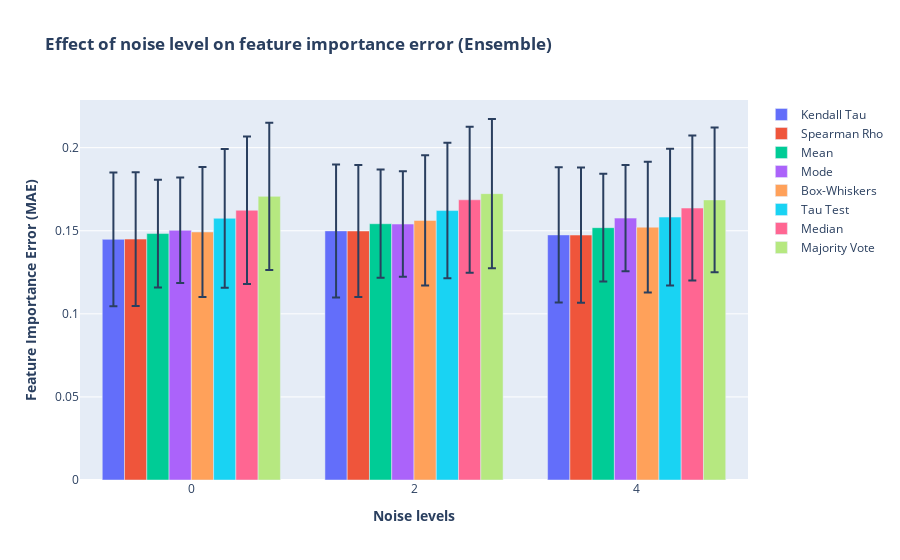

The notebook cell this image was saved under:
### Code cell
# Create figure with secondary y-axis
noise = ['0', '2', '4']
fig = make_subplots(specs=[[{"secondary_y": False}]])
# Add traces
def figure_add_traces(x, y, name, err):
    for i in range(len(name)):
        fig.add_trace(
            go.Bar(x=x, y=y[i], name=name[i], offsetgroup= f"{i}",
                   error_y=dict(type='data', array=err[i]),showlegend=True), secondary_y=False
        )

    
y = [kendall_noise_mean, spearman_noise_mean, mean_noise_mean, mode_noise_mean, box_noise_mean, tau_noise_mean,
     median_noise_mean, maj_noise_mean]

err = [kendall_noise_std, spearman_noise_std, mean_noise_std, mode_noise_std, box_noise_std, tau_noise_std,
       median_noise_std, maj_noise_std]
name = ["Kendall Tau", "Spearman Rho", "Mean", "Mode", "Box-Whiskers", 'Tau Test', 'Median','Majority Vote']

figure_add_traces(noise, y, name, err)


# Add figure title
fig.update_layout(
    title_text="<b>Effect of noise level on feature importance error (Ensemble)</b>",
    barmode='group'
)
# fig.update_traces(texttemplate='%{text:.2s}', textposition='outside')
# fig.update_layout(uniformtext_minsize=8, uniformtext_mode='hide')


# Set x-axis title
fig.update_xaxes(title_text="<b>Noise levels</b>")

# Set y-axes titles
fig.update_yaxes(title_text="<b>Feature Importance Error (MAE)</b>", secondary_y=False)
#fig.update_yaxes(title_text="<b>SHAP Error</b>", secondary_y=True)


fig.show()

### Figure 1 — Plotly figure (JSON) as saved in the notebook; plotly's stock layout.template omitted (floating-point values rounded to 4 significant figures)
{"data": [{"error_y": {"array": [0.04021, 0.04002, 0.04074], "type": "data"}, "name": "Kendall Tau", "offsetgroup": "0", "showlegend": true, "type": "bar", "x": ["0", "2", "4"], "xaxis": "x", "y": [0.1448, 0.1499, 0.1475], "yaxis": "y"}, {"error_y": {"array": [0.04028, 0.03968, 0.04069], "type": "data"}, "name": "Spearman Rho", "offsetgroup": "1", "showlegend": true, "type": "bar", "x": ["0", "2", "4"], "xaxis": "x", "y": [0.145, 0.1498, 0.1474], "yaxis": "y"}, {"error_y": {"array": [0.03241, 0.03258, 0.03246], "type": "data"}, "name": "Mean", "offsetgroup": "2", "showlegend": true, "type": "bar", "x": ["0", "2", "4"], "xaxis": "x", "y": [0.1483, 0.1542, 0.1519], "yaxis": "y"}, {"error_y": {"array": [0.03174, 0.03174, 0.03203], "type": "data"}, "name": "Mode", "offsetgroup": "3", "showlegend": true, "type": "bar", "x": ["0", "2", "4"], "xaxis": "x", "y": [0.1503, 0.154, 0.1576], "yaxis": "y"}, {"error_y": {"array": [0.03906, 0.03919, 0.03939], "type": "data"}, "name": "Box-Whiskers", "offsetgroup": "4", "showlegend": true, "type": "bar", "x": ["0", "2", "4"], "xaxis": "x", "y": [0.1493, 0.1562, 0.1522], "yaxis": "y"}, {"error_y": {"array": [0.04176, 0.0408, 0.04117], "type": "data"}, "name": "Tau Test", "offsetgroup": "5", "showlegend": true, "type": "bar", "x": ["0", "2", "4"], "xaxis": "x", "y": [0.1575, 0.1621, 0.1582], "yaxis": "y"}, {"error_y": {"array": [0.04443, 0.04391, 0.04365], "type": "data"}, "name": "Median", "offsetgroup": "6", "showlegend": true, "type": "bar", "x": ["0", "2", "4"], "xaxis": "x", "y": [0.1623, 0.1686, 0.1637], "yaxis": "y"}, {"error_y": {"array": [0.04433, 0.04492, 0.04351], "type": "data"}, "name": "Majority Vote", "offsetgroup": "7", "showlegend": true, "type": "bar", "x": ["0", "2", "4"], "xaxis": "x", "y": [0.1707, 0.1723, 0.1686], "yaxis": "y"}], "layout": {"barmode": "group", "title": {"text": "<b>Effect of noise level on feature importance error (Ensemble)</b>"}, "xaxis": {"anchor": "y", "domain": [0, 1], "title": {"text": "<b>Noise levels</b>"}}, "yaxis": {"anchor": "x", "domain": [0, 1], "title": {"text": "<b>Feature Importance Error (MAE)</b>"}}}}
